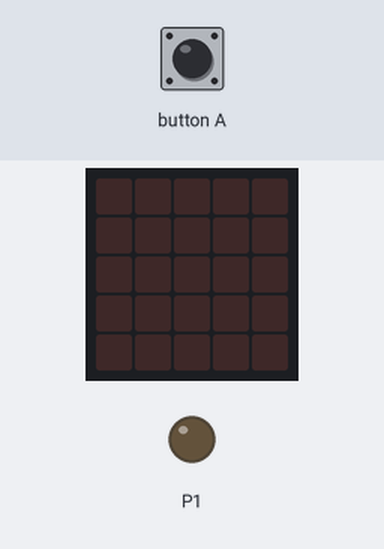
Simulated run of this program. Board: BBC micro:bit running MicroPython. On the bench: the board's 5×5 LED display, output pins drawn as LEDs (lit = HIGH). The test bench sets the inputs (shaded band).

Above: at 1.2 s.
1.3 s: button A pressed for 0.15 s
At 2.3 s:
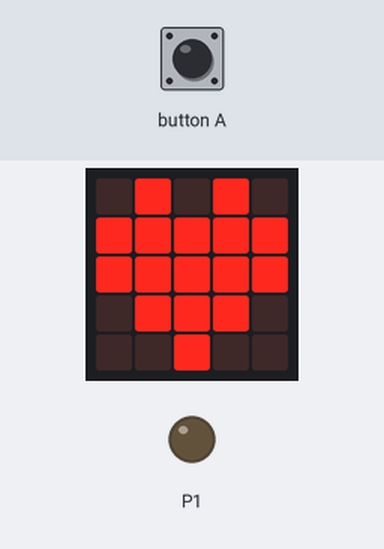
7.4 s: button A pressed for 1 s
At 9.78 s:
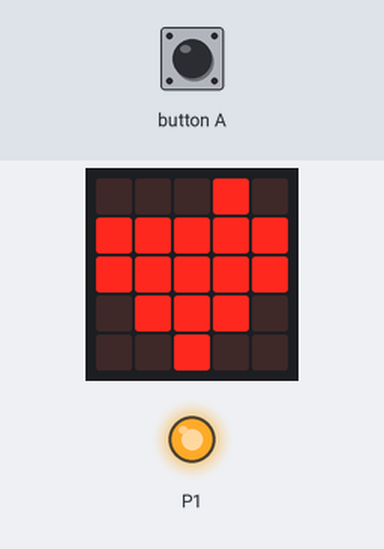
11.4 s: button A pressed for 3.2 s
At 15.49 s:
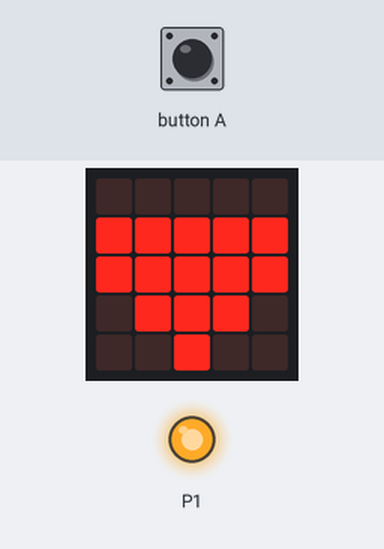
Timing chart, 0 to 19.8 s (numbered marks = the images above; inputs shaded):
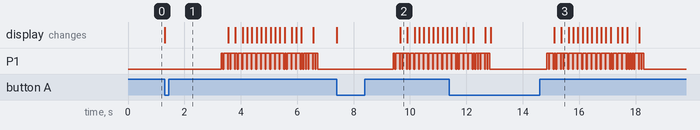

The program:

Wired_Communication_BitByBit_Sender.py
```python
from microbit import *
import microbit

# Heart is an array of 25 bits.
# Pixel location is x,y and i = y*5+x
heart=[0,1,0,1,0,1,1,1,1,1,1,1,1,1,1,0,1,1,1,0,0,0,1,0,0]
start = False

#Initialize 1 and 0 signal durations
signal_long = 140
signal_short = 65

while True:
    #Pressing button A, starts sending
    if button_a.is_pressed():
        display.show(Image.HEART)
        sleep(2000)
        start = True

    #Start sending starting from the beginning
    if start:
        index=0
        while(index < 25):
            #If 1, then send a long signal,
            #Else, send a short signal
            if(heart[index]==1):
                pin1.write_digital(1)
                sleep(signal_long)
            else:
                pin1.write_digital(1)
                sleep(signal_short)
            pin1.write_digital(0)
            sleep(25)
            #Calculate the pixel location to turn off
            y=index//5
            x=index%5
            microbit.display.set_pixel(x, y, 0)
            #Advance to send the next bit
            index=index+1
        #Sent all, so reset
        start=False
```

Measured:
- after the input at 1.3 s, the display: changes at once (image 1)
- after the input at 7.4 s, the display: first changes at once (image 2 shows a later state)
- after the input at 11.4 s, the display: first differs from a run without the input after 1.5 s (image 3 shows a later state)
